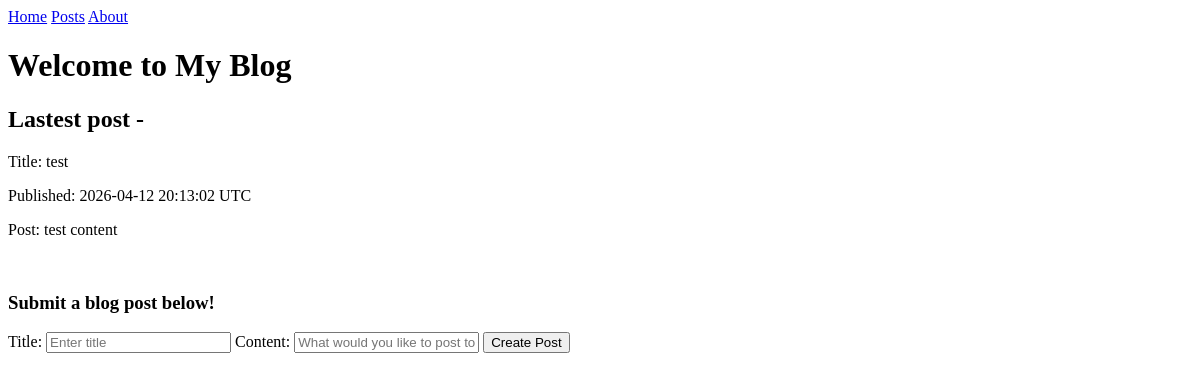
The app's page /, older data.
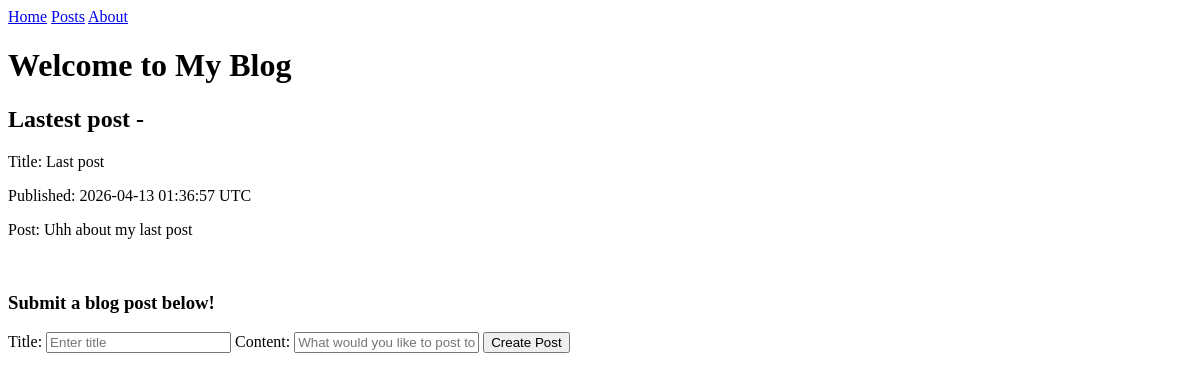
The same page, newer data.
### tables this page shows
CREATE TABLE blog_posts (
    post_id         INTEGER PRIMARY KEY AUTOINCREMENT,
    post_title    TEXT    NOT NULL,
    post_content  TEXT    NOT NULL,
    created_date   DATETIME DEFAULT CURRENT_TIMESTAMP,
    modified_date  DATETIME DEFAULT CURRENT_TIMESTAMP
);

### routes.py (the view)
@web_app_bp.route("/", methods=["GET"])
def homepage():
    return render_template('index.html', **_last_post_context())

### routes.py (called while the page is built)
def _last_post_context():
    last_post = fetch_last_post()
    return {"last_post": last_post if isinstance(last_post, list) else []}

### services.py (called while the page is built)
def fetch_last_post():
    try:
        conn = sqlite3.connect(DB_PATH)
        cursor = conn.cursor()
        cursor.execute(
            """
                SELECT post_id, post_title, post_content, created_date FROM blog_posts ORDER BY post_id DESC LIMIT 1;
            """
        )
        last_post = cursor.fetchall()
        conn.close()
        return last_post
    except Exception as e:
        return e

### templates/index.html (shortened to what this page needs)
{% extends "base.html" %}
{% block content %}
<h1>Welcome to My Blog</h1>
<body>
    <h2>Lastest post - </h2>
    <article>
        <header>
            <p>Title: {{ last_post[0][1] }}</p>
            <p>Published: <time>{{last_post[0][3]}} UTC</time></p>
        </header>
        <section class="post-content">
            <div id="last-post-container">
                <p>Post: {{ last_post[0][2] }}</p>
            </div>
        </section>
    </article>
    <br>
    <h3>Submit a blog post below!</h3>
    <form
        id="blog-form"
        action="/create-post"
        method="post"
    >
        <label for="title">Title:</label>
        <input type="text" name="post-title" placeholder="Enter title">
        <label for="content">Content:</label>
        <input type="text" name="post-content" placeholder="What would you like to post today?">
        <button type="submit" onsubmit="handleForm(event)">Create Post</button>
    </form>
</body>
{% endblock %}

Row changes from the older to the newer data that the page shows:
no longer on this page (row unchanged): blog_posts: post_title "test", created_date "2026-04-12 20:13:02", post_content "test content"
added blog_posts: post_title "Last post", created_date "2026-04-13 01:36:57", post_content "Uhh about my last post"
